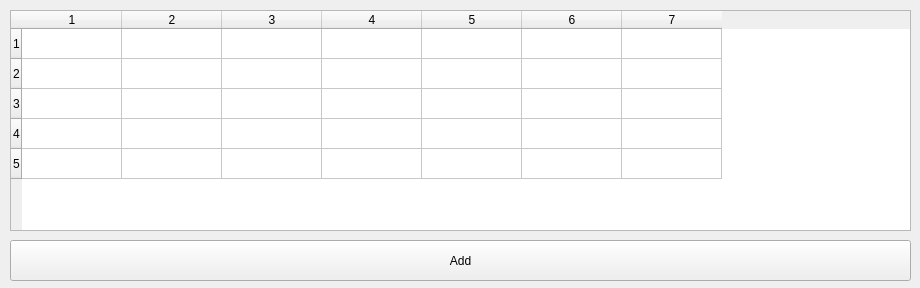
<?xml version="1.0" encoding="UTF-8"?>
<ui version="4.0">
 <class>MainWindow</class>
 <widget class="QMainWindow" name="MainWindow">
  <property name="geometry">
   <rect>
    <x>0</x>
    <y>0</y>
    <width>920</width>
    <height>288</height>
   </rect>
  </property>
  <property name="windowTitle">
   <string>MainWindow</string>
  </property>
  <widget class="QWidget" name="centralwidget">
   <widget class="QTableWidget" name="tableWidget">
    <property name="geometry">
     <rect>
      <x>10</x>
      <y>10</y>
      <width>901</width>
      <height>221</height>
     </rect>
    </property>
    <property name="rowCount">
     <number>5</number>
    </property>
    <property name="columnCount">
     <number>7</number>
    </property>
    <row/>
    <row/>
    <row/>
    <row/>
    <row/>
    <column/>
    <column/>
    <column/>
    <column/>
    <column/>
    <column/>
    <column/>
   </widget>
   <widget class="QPushButton" name="addButton">
    <property name="geometry">
     <rect>
      <x>10</x>
      <y>240</y>
      <width>901</width>
      <height>41</height>
     </rect>
    </property>
    <property name="text">
     <string>Add</string>
    </property>
   </widget>
  </widget>
 </widget>
 <resources/>
 <connections/>
</ui>
